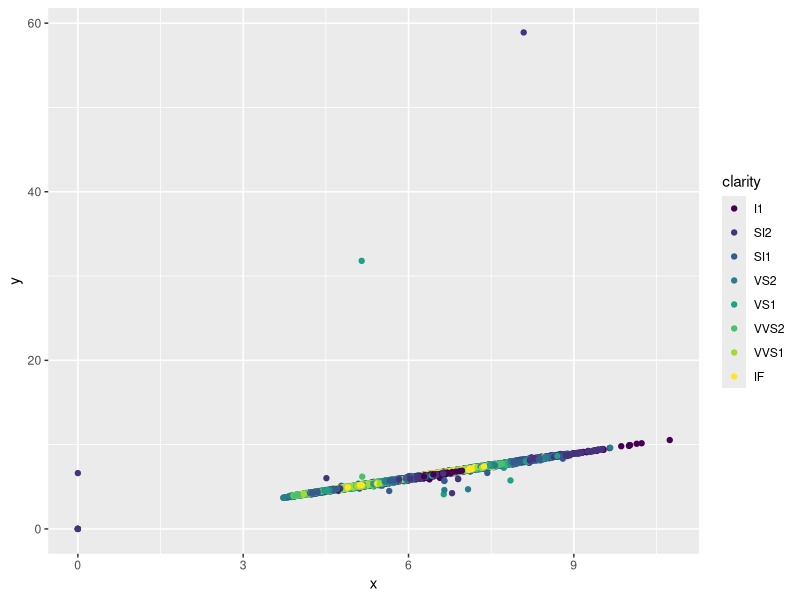
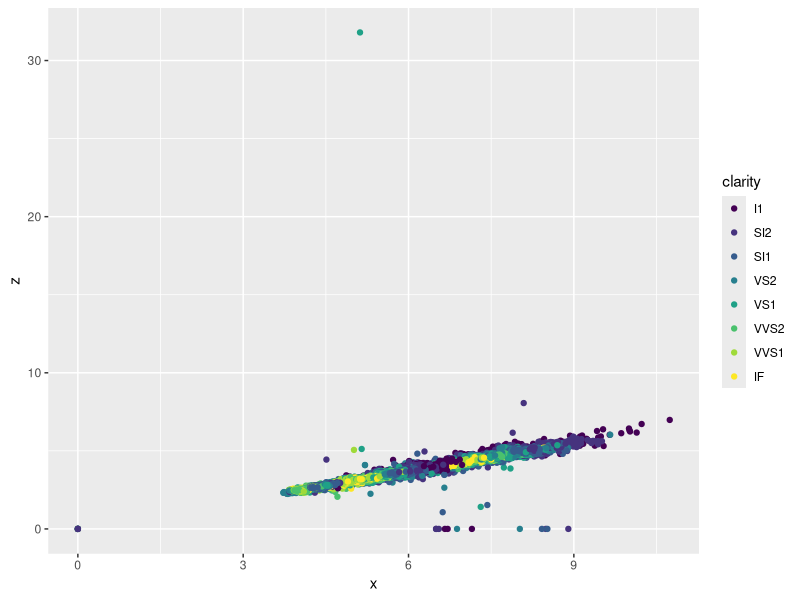
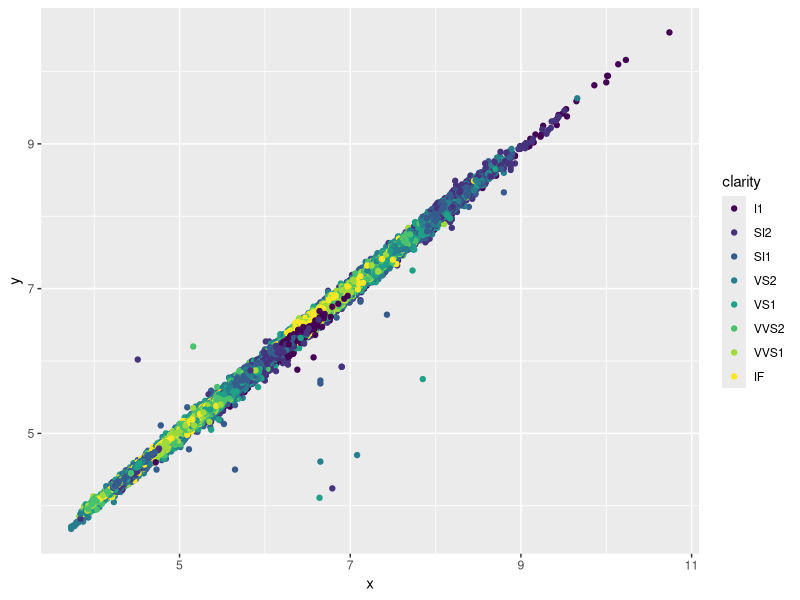
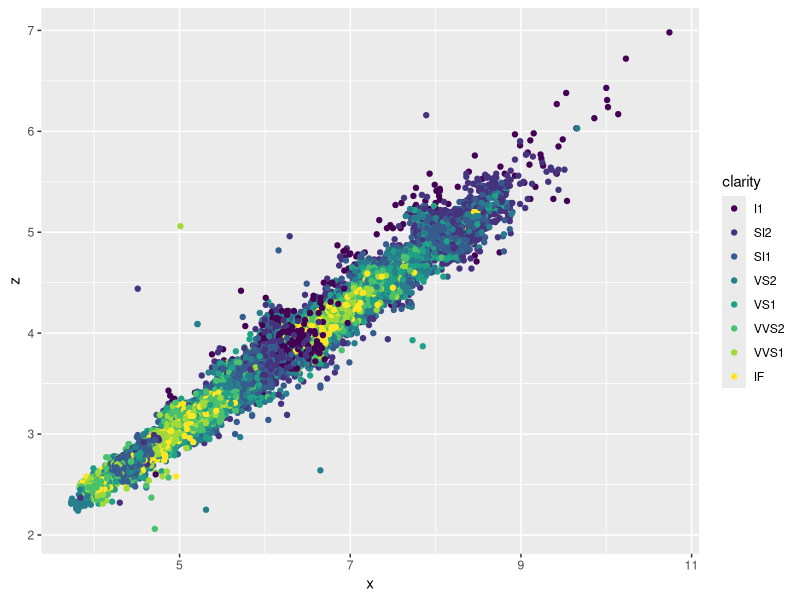

Source code (R) for these figures, in order:
## ---- chunk 1
library(tidyverse)
data("diamonds")
names(diamonds)
diamonds %>% count(cut)
## ---- chunk 2
diamonds1 <- sample_n(diamonds, 539, replace = TRUE)
glimpse(diamonds1)
## ---- chunk 3
clarity_carat <- diamonds %>%
  group_by(clarity) %>%
  slice_max(carat, n=100) %>%
  summarise(average.size = mean (carat, na.rm = TRUE))
print(clarity_carat)
## ---- chunk 4
ggplot(data = diamonds) +
   geom_point(mapping = aes(x = x, y = y, color = clarity))
ggplot(data = diamonds) +
   geom_point(mapping = aes(x = x, y = z, color = clarity))
## ---- chunk 5
diamonds2 <- filter(diamonds, x > 3 & z < 10 & y < 20 & z > 2)
ggplot(data = diamonds2) +
   geom_point(mapping = aes(x = x, y = y, color = clarity))
ggplot(data = diamonds2) +
   geom_point(mapping = aes(x = x, y = z, color = clarity))
